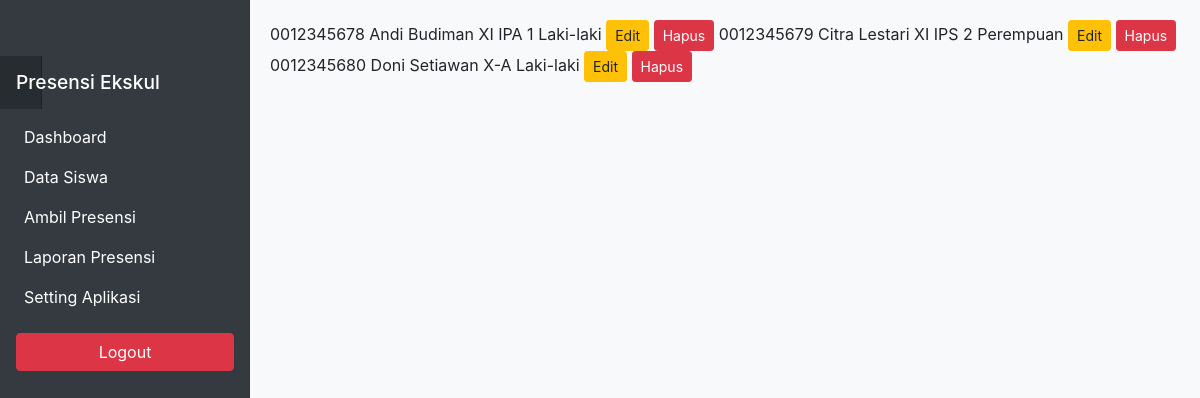
/?url=siswa (signed in), run on the app's committed database.
### tables this page shows
CREATE TABLE `siswa` (
  `nisn` VARCHAR(20) PRIMARY KEY,
  `nama_lengkap` VARCHAR(100) NOT NULL,
  `kelas` VARCHAR(20) NOT NULL,
  `jenis_kelamin` ENUM('Laki-laki', 'Perempuan') NOT NULL
);

### app/core/Controller.php (called while the page is built, shortened)
<?php
class Controller {
    public function view($view, $data = []) {
        extract($data);
        require_once APP_ROOT . '/app/views/' . $view . '.php';
    }
    public function model($model) {
        return new $model;
    }
}

### app/controllers/SiswaController.php (called while the page is built, shortened)
<?php
class SiswaController extends Controller {
    public function index() {
        $data['judul'] = 'Data Siswa';
        $siswaModel = $this->model('SiswaModel');
        $data['siswa'] = $siswaModel->getAllSiswa();
        $this->view('layouts/header', $data);
        $this->view('layouts/sidebar', $data);
        $this->view('siswa/index', $data);
        $this->view('layouts/footer');
    }
}

### app/core/App.php (called while the page is built, shortened)
<?php
class App {
    protected $method = 'index';
    protected $params = [];
    public function __construct() {
        $this->controller = new $this->controller;
        call_user_func_array([$this->controller, $this->method], $this->params);
    }
}

### index.php (called while the page is built, shortened)
<?php
require_once 'app/core/App.php';
require_once 'app/core/Controller.php';
$app = new App();

### app/models/SiswaModel.php (called while the page is built)
<?php
class SiswaModel {
    private $db;
    public function __construct() {
        try {
            $this->db = new PDO('mysql:host='.DB_HOST.';dbname='.DB_NAME, DB_USER, DB_PASS);
            $this->db->setAttribute(PDO::ATTR_ERRMODE, PDO::ERRMODE_EXCEPTION);
        } catch(PDOException $e) {
            die('Database connection failed: ' . $e->getMessage());
        }
    }
    public function getAllSiswa() {
        $stmt = $this->db->prepare("SELECT * FROM siswa ORDER BY nama_lengkap ASC");
        $stmt->execute();
        return $stmt->fetchAll(PDO::FETCH_ASSOC);
    }
}

### app/views/siswa/index.php (the view)
<tbody>
    <?php if (empty($data['siswa'])): ?>
        <tr>
            <td colspan="5" class="text-center">Data siswa masih kosong.</td>
        </tr>
    <?php else: ?>
        <?php foreach ($data['siswa'] as $siswa): ?>
            <tr>
                <td><?= htmlspecialchars($siswa['nisn']); ?></td>
                <td><?= htmlspecialchars($siswa['nama_lengkap']); ?></td>
                <td><?= htmlspecialchars($siswa['kelas']); ?></td>
                <td><?= htmlspecialchars($siswa['jenis_kelamin']); ?></td>
                <td>
                    <a href="#" class="btn btn-warning btn-sm"><i class="bi bi-pencil-fill"></i> Edit</a>
                    <a href="#" class="btn btn-danger btn-sm"><i class="bi bi-trash-fill"></i> Hapus</a>
                </td>
            </tr>
        <?php endforeach; ?>
    <?php endif; ?>
</tbody>

### app/views/layouts/header.php (shortened to what this page needs)
<!DOCTYPE html>
<html lang="en">
<head>
    <link rel="stylesheet" href="https://stackpath.bootstrapcdn.com/bootstrap/4.3.1/css/bootstrap.min.css">
    <link rel="stylesheet" href="https://use.fontawesome.com/releases/v5.7.2/css/all.css">
    <link rel="stylesheet" href="https://cdnjs.cloudflare.com/ajax/libs/stisla/2.3.0/assets/css/style.css">
    <link rel="stylesheet" href="https://cdnjs.cloudflare.com/ajax/libs/stisla/2.3.0/assets/css/components.css">
    <link rel="stylesheet" href="https://cdn.datatables.net/1.13.4/css/dataTables.bootstrap4.min.css">
    <link rel="stylesheet" href="<?= BASE_URL ?>public/css/style.css">
</head>
<body>
    <div id="app">
        <div class="main-wrapper">

### app/views/layouts/sidebar.php (shortened to what this page needs)
<nav class="sidebar bg-dark vh-100">
    <div class="sidebar-sticky">
        <h5 class="navbar-brand text-white col-md-3 col-lg-2 me-0 px-3 fs-6" href="#"><i class="bi bi-calendar-check"></i> Presensi Ekskul</h5>
        <ul class="nav flex-column">
            <li class="nav-item">
                <a class="nav-link text-white" href="<?= BASE_URL ?>?url=dashboard">
                    <i class="bi bi-grid-1x2-fill"></i> Dashboard
                </a>
            </li>
            <li class="nav-item">
                <a class="nav-link text-white" href="<?= BASE_URL ?>?url=siswa">
                    <i class="bi bi-people-fill"></i> Data Siswa
                </a>
            </li>
            <li class="nav-item">
                <a class="nav-link text-white" href="<?= BASE_URL ?>?url=presensi">
                    <i class="bi bi-calendar-plus-fill"></i> Ambil Presensi
                </a>
            </li>
            <li class="nav-item">
                <a class="nav-link text-white" href="<?= BASE_URL ?>?url=laporan">
                    <i class="bi bi-printer-fill"></i> Laporan Presensi
                </a>
            </li>
            <li class="nav-item">
                <a class="nav-link text-white" href="<?= BASE_URL ?>?url=setting">
                    <i class="bi bi-gear-fill"></i> Setting Aplikasi
                </a>
            </li>
        </ul>
        <div class="mt-auto p-3">
             <a class="btn btn-danger w-100" href="<?= BASE_URL ?>?url=auth/logout">
                <i class="bi bi-box-arrow-right"></i> Logout
            </a>
        </div>
    </div>
</nav>
<div class="main-content flex-fill">

### app/views/layouts/footer.php (shortened to what this page needs)
</div> </main> <script src="https://cdn.jsdelivr.net/npm/bootstrap@5.3.3/dist/js/bootstrap.bundle.min.js"></script>
</body>
</html>

### public/css/style.css (style rules this page uses)
body { background-color: #f8f9fa; }
.sidebar { position: fixed; top: 0; left: 0; bottom: 0; width: 250px; z-index: 100; padding: 48px 0 0; box-shadow: inset -1px 0 0 rgba(0, 0, 0, .1); }
.sidebar-sticky { position: relative; top: 0; height: calc(100vh - 48px); padding-top: .5rem; overflow-x: hidden; overflow-y: auto; }
.main-content { margin-left: 250px; padding: 20px; }
.navbar-brand { padding-top: .75rem; padding-bottom: .75rem; font-size: 1.2rem; background-color: rgba(0, 0, 0, .25); box-shadow: inset -1px 0 0 rgba(0, 0, 0, .25); }

### data on the page
siswa: nisn "0012345678", nama_lengkap "Andi Budiman", kelas "XI IPA 1", jenis_kelamin "Laki-laki"
siswa: nisn "0012345679", nama_lengkap "Citra Lestari", kelas "XI IPS 2", jenis_kelamin "Perempuan"
siswa: nisn "0012345680", nama_lengkap "Doni Setiawan", kelas "X-A", jenis_kelamin "Laki-laki"
